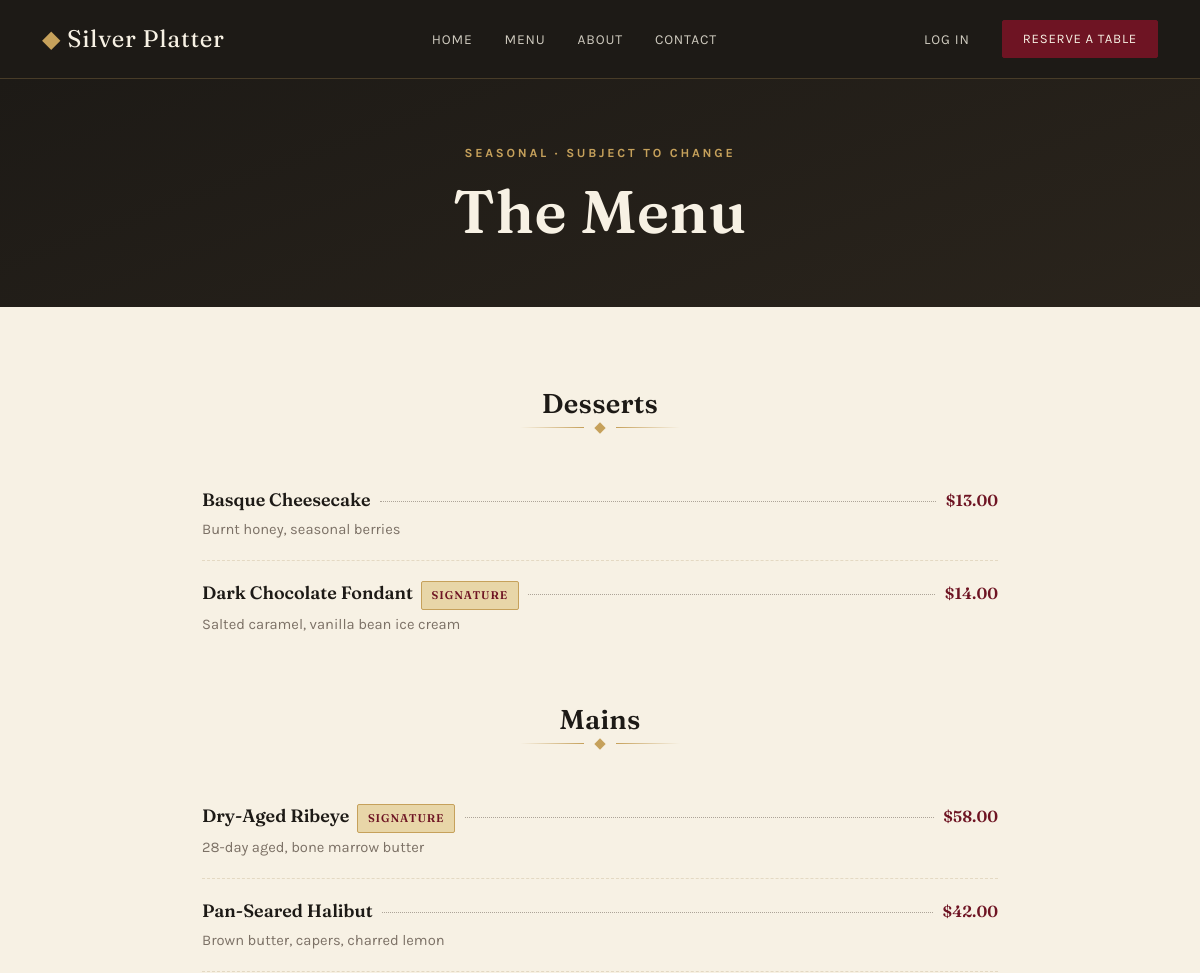
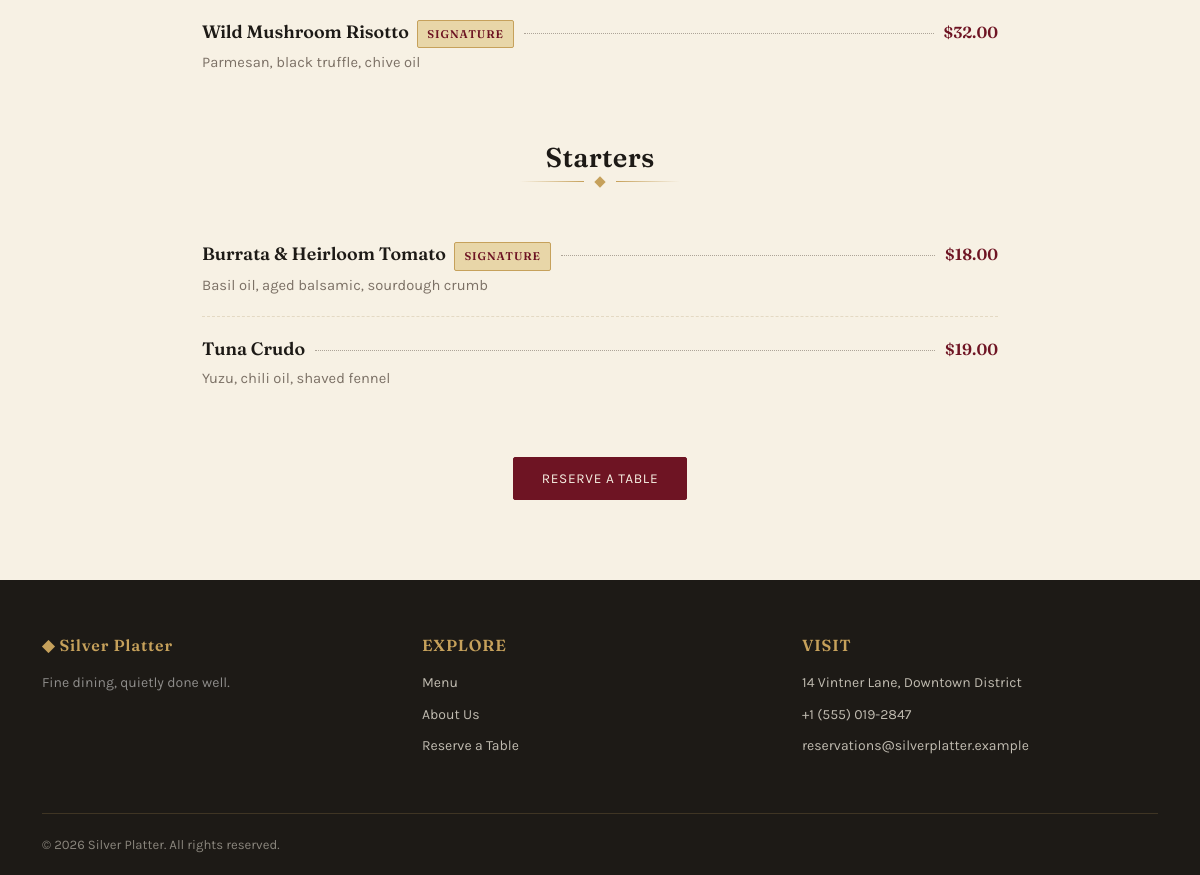
The app's page /menu/ with its own data (2 pictures, top to bottom).
### restaurant/models.py (models this page shows, shortened)
class MenuItem(models.Model):
    STARTER = 'STARTER'
    MAIN = 'MAIN'
    DESSERT = 'DESSERT'
    CATEGORY_CHOICES = [
        (STARTER, 'Starters'),
        (MAIN, 'Mains'),
        (DESSERT, 'Desserts'),
    ]
    name = models.CharField(max_length=100)
    category = models.CharField(max_length=10, choices=CATEGORY_CHOICES)
    description = models.TextField(blank=True)
    price = models.DecimalField(max_digits=6, decimal_places=2)
    is_signature = models.BooleanField(default=False, help_text="Chef's signature dish")
    is_available = models.BooleanField(default=True)

### restaurant/views.py (the view)
# urls.py: path('menu/', views.menu_list, name='menu_list'),
def menu_list(request):
    items = MenuItem.objects.filter(is_available=True).order_by('category', 'name')
    menu = {}
    for item in items:
        category_name = item.get_category_display()
        menu.setdefault(category_name, []).append(item)
    return render(request, 'restaurant/menu_list.html', {'menu': menu})

### silverplatter/context_processors.py (called while the page is built)
def site_settings(request):
    return {'site': settings.SITE_CONFIG}

### restaurant/templates/restaurant/menu_list.html (shortened to what this page needs)
{% extends "base.html" %}
{% block content %}
<section class="sp-hero" style="padding: 4rem 0;">
  <div class="container text-center">
    <p class="eyebrow mb-3">Seasonal &middot; Subject to Change</p>
    <h1 class="mb-0">The Menu</h1>
  </div>
</section>
<section class="sp-section">
  <div class="container" style="max-width: 820px;">
    {% for category, dishes in menu.items %}
      <div class="mb-5">
        <h2 class="menu-category-title text-center">{{ category }}</h2>
        <div class="place-rule"><span class="diamond"></span></div>
        {% for item in dishes %}
          <div class="menu-item">
            <div class="menu-item-row">
              <span class="menu-item-name">
                {{ item.name }}
                {% if item.is_signature %}<span class="sp-badge ms-1">Signature</span>{% endif %}
              </span>
              <span class="menu-item-leader"></span>
              <span class="menu-item-price">${{ item.price }}</span>
            </div>
            {% if item.description %}<p class="menu-item-desc mb-0">{{ item.description }}</p>{% endif %}
          </div>
        {% endfor %}
      </div>
    {% empty %}
      <div class="text-center text-muted-sp">
        <p>The menu is empty right now.</p>
        <p>Add dishes from the <a href="/admin/">Django admin</a> — Restaurant &rarr; Menu items.</p>
      </div>
    {% endfor %}
    <div class="text-center mt-5">
      <a href="{% url 'restaurant:book_reservation' %}" class="btn btn-sp-primary">Reserve a Table</a>
    </div>
  </div>
</section>
{% endblock %}

### templates/base.html (shortened to what this page needs)
{% load static %}
<!DOCTYPE html>
<html lang="en">
<head>
  <link href="https://cdnjs.cloudflare.com/ajax/libs/bootstrap/5.3.3/css/bootstrap.min.css" rel="stylesheet">
  <link href="{% static 'css/style.css' %}" rel="stylesheet">
</head>
<body>
{% include "includes/navbar.html" %}
<main>
  {% block content %}{% endblock %}
</main>
{% include "includes/footer.html" %}
</body>
</html>

### templates/includes/navbar.html (shortened to what this page needs)
<nav class="navbar navbar-expand-lg sp-navbar sticky-top">
  <div class="container">
    <a class="navbar-brand" href="{% url 'restaurant:home' %}">
      <span class="brand-mark">&#9670;</span> {{ site.NAME }}
    </a>
    <div class="collapse navbar-collapse" id="spNav">
      <ul class="navbar-nav mx-auto">
        <li class="nav-item"><a class="nav-link" href="{% url 'restaurant:home' %}">Home</a></li>
        <li class="nav-item"><a class="nav-link" href="{% url 'restaurant:menu_list' %}">Menu</a></li>
        <li class="nav-item"><a class="nav-link" href="{% url 'restaurant:about' %}">About</a></li>
        <li class="nav-item"><a class="nav-link" href="{% url 'restaurant:contact' %}">Contact</a></li>
      </ul>
      <ul class="navbar-nav align-items-lg-center gap-lg-2">
        {% if user.is_authenticated %}
          <li class="nav-item dropdown">
            <a class="nav-link dropdown-toggle" href="#" data-bs-toggle="dropdown">
              {{ user.first_name|default:user.username }}
            </a>
            <ul class="dropdown-menu dropdown-menu-end">
              <li><a class="dropdown-item" href="{% url 'accounts:dashboard' %}">Dashboard</a></li>
              <li><a class="dropdown-item" href="{% url 'accounts:profile' %}">My Profile</a></li>
              <li><hr class="dropdown-divider"></li>
              <li>
                <form method="post" action="{% url 'accounts:logout' %}">
                  {% csrf_token %}
                  <button type="submit" class="dropdown-item">Log Out</button>
                </form>
              </li>
            </ul>
          </li>
        {% else %}
          <li class="nav-item"><a class="nav-link" href="{% url 'accounts:login' %}">Log In</a></li>
        {% endif %}
        <li class="nav-item ms-lg-2 mt-2 mt-lg-0">
          <a class="btn btn-reserve" href="{% if user.is_authenticated %}{% url 'restaurant:book_reservation' %}{% else %}{% url 'accounts:login' %}{% endif %}">Reserve a Table</a>
        </li>
      </ul>
    </div>
  </div>
</nav>

### templates/includes/footer.html
<footer class="sp-footer">
  <div class="container">
    <div class="row gy-4">
      <div class="col-lg-4">
        <h5 style="color: var(--sp-gold); text-transform:none;">&#9670; {{ site.NAME }}</h5>
        <p class="text-white-50 small">{{ site.TAGLINE }}</p>
      </div>
      <div class="col-lg-4 col-6">
        <h5>Explore</h5>
        <ul class="list-unstyled small">
          <li class="mb-2"><a href="{% url 'restaurant:menu_list' %}">Menu</a></li>
          <li class="mb-2"><a href="{% url 'restaurant:about' %}">About Us</a></li>
          <li class="mb-2"><a href="{% url 'restaurant:book_reservation' %}">Reserve a Table</a></li>
        </ul>
      </div>
      <div class="col-lg-4 col-6">
        <h5>Visit</h5>
        <ul class="list-unstyled small">
          <li class="mb-2">{{ site.ADDRESS_LINE1 }}, {{ site.ADDRESS_LINE2 }}</li>
          <li class="mb-2"><a href="tel:{{ site.PHONE }}">{{ site.PHONE }}</a></li>
          <li class="mb-2"><a href="mailto:{{ site.EMAIL }}">{{ site.EMAIL }}</a></li>
        </ul>
      </div>
    </div>
    <div class="footer-bottom d-flex flex-column flex-md-row justify-content-between align-items-center gap-2">
      <span>&copy; {% now "Y" %} {{ site.NAME }}. All rights reserved.</span>
    </div>
  </div>
</footer>

### static/css/style.css (style rules this page uses)
:root { --sp-ivory: #F7F1E4; --sp-surface: #FFFDF8; --sp-charcoal: #1D1A16; --sp-burgundy: #6E1423; --sp-burgundy-dark:#4C0D18; --sp-gold: #C6A15B; --sp-gold-light: #E8D6A8; --sp-olive: #4B5A3F; --sp-text: #2A2520; --sp-muted: #7C7166; --sp-border: #E4D9C3; --font-display: 'Fraunces', Georgia, serif; --font-body: 'Karla', 'Segoe UI', sans-serif; --sp-radius: 2px; --sp-shadow: 0 12px 32px rgba(29, 26, 22, 0.10); }
html { scroll-behavior: smooth; }
body { background-color: var(--sp-ivory); color: var(--sp-text); font-family: var(--font-body); line-height: 1.65; }
h1, h2, h3, h4, h5, .display-font { font-family: var(--font-display); color: var(--sp-charcoal); font-weight: 600; letter-spacing: 0.01em; }
a { color: var(--sp-burgundy); text-decoration: none; }
.eyebrow { font-size: 0.78rem; letter-spacing: 0.22em; text-transform: uppercase; color: var(--sp-gold); font-weight: 700; }
.place-rule { display: flex; align-items: center; justify-content: center; gap: 0.75rem; margin: 0 0 2.25rem; color: var(--sp-gold); }
.place-rule::before, .place-rule::after { content: ''; height: 1px; width: 64px; background: linear-gradient(to var(--dir, right), transparent, var(--sp-gold)); }
.place-rule::after { --dir: left; }
.place-rule .diamond { width: 8px; height: 8px; background: var(--sp-gold); transform: rotate(45deg); flex: 0 0 auto; }
.sp-navbar { background-color: var(--sp-charcoal); padding: 0.9rem 0; border-bottom: 1px solid rgba(198, 161, 91, 0.25); }
.sp-navbar .navbar-brand { font-family: var(--font-display); color: var(--sp-ivory) !important; font-size: 1.5rem; letter-spacing: 0.03em; }
.sp-navbar .brand-mark { color: var(--sp-gold); }
.sp-navbar .nav-link { color: rgba(247, 241, 228, 0.82) !important; font-size: 0.86rem; letter-spacing: 0.06em; text-transform: uppercase; padding: 0.5rem 1rem !important; }
.sp-navbar .btn-reserve { background-color: var(--sp-burgundy); color: var(--sp-ivory); border: 1px solid var(--sp-burgundy); font-size: 0.82rem; letter-spacing: 0.06em; text-transform: uppercase; padding: 0.5rem 1.25rem; border-radius: var(--sp-radius); }
.btn-sp-primary { background-color: var(--sp-burgundy); border: 1px solid var(--sp-burgundy); color: var(--sp-ivory); font-size: 0.85rem; letter-spacing: 0.05em; text-transform: uppercase; padding: 0.65rem 1.75rem; border-radius: var(--sp-radius); }
.sp-hero { background: linear-gradient(160deg, var(--sp-charcoal) 0%, #2A241C 100%); color: var(--sp-ivory); padding: 6.5rem 0 5.5rem; }
.sp-hero h1 { color: var(--sp-ivory); font-size: clamp(2.6rem, 5vw, 4.2rem); line-height: 1.05; }
.sp-section { padding: 5rem 0; }
.sp-badge { display: inline-block; font-size: 0.7rem; letter-spacing: 0.08em; text-transform: uppercase; padding: 0.25rem 0.6rem; border: 1px solid var(--sp-gold); color: var(--sp-burgundy); border-radius: var(--sp-radius); background-color: var(--sp-gold-light); }
.menu-category-title { font-size: 1.7rem; margin-bottom: 0.25rem; }
.menu-item { padding: 1.1rem 0; border-bottom: 1px dashed var(--sp-border); }
.menu-item:last-child { border-bottom: none; }
.menu-item-row { display: flex; align-items: baseline; gap: 0.6rem; }
.menu-item-name { font-family: var(--font-display); font-weight: 600; font-size: 1.12rem; color: var(--sp-charcoal); white-space: nowrap; }
.menu-item-leader { flex: 1 1 auto; border-bottom: 1px dotted var(--sp-muted); transform: translateY(-4px); opacity: 0.6; }
.menu-item-price { font-family: var(--font-display); font-weight: 600; color: var(--sp-burgundy); white-space: nowrap; }
.menu-item-desc { color: var(--sp-muted); font-size: 0.92rem; margin-top: 0.2rem; }
.sp-footer { background-color: var(--sp-charcoal); color: rgba(247,241,228,0.75); padding-top: 3.5rem; }
.sp-footer h5 { color: var(--sp-gold); font-size: 1rem; letter-spacing: 0.05em; text-transform: uppercase; margin-bottom: 1rem; }
.sp-footer a { color: rgba(247,241,228,0.75); }
.sp-footer .footer-bottom { border-top: 1px solid rgba(198,161,91,0.2); margin-top: 2.5rem; padding: 1.25rem 0; font-size: 0.82rem; color: rgba(247,241,228,0.5); }

### records on screen
MenuItem: category "Desserts", name "Basque Cheesecake", price "13.00", description "Burnt honey, seasonal berries"
MenuItem: name "Dark Chocolate Fondant", is_signature "SIGNATURE", price "14.00", description "Salted caramel, vanilla bean ice cream"
MenuItem: category "Mains", name "Dry-Aged Ribeye", is_signature "SIGNATURE", price "58.00", description "28-day aged, bone marrow butter"
MenuItem: name "Pan-Seared Halibut", price "42.00", description "Brown butter, capers, charred lemon"
MenuItem: name "Wild Mushroom Risotto", is_signature "SIGNATURE", price "32.00", description "Parmesan, black truffle, chive oil"
MenuItem: category "Starters", name "Burrata & Heirloom Tomato", is_signature "SIGNATURE", price "18.00", description "Basil oil, aged balsamic, sourdough crumb"
MenuItem: name "Tuna Crudo", price "19.00", description "Yuzu, chili oil, shaved fennel"

### other values on screen
{{ site.NAME }} "Silver Platter"
{{ site.TAGLINE }} "Fine dining, quietly done well."
{{ site.ADDRESS_LINE1 }} "14 Vintner Lane"
{{ site.ADDRESS_LINE2 }} "Downtown District"
{{ site.PHONE }} "+1 (555) 019-2847"
{{ site.EMAIL }} "reservations@silverplatter.example"
